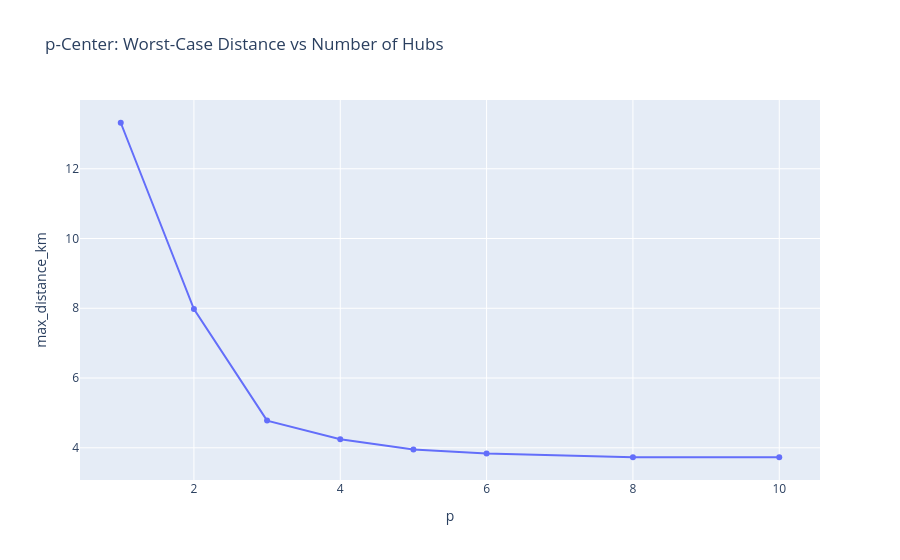

Notebook source saved alongside this figure:
### Markdown cell above
## 5. p-center results

### Code cell
pc=results_df[results_df.model=="p-center"].copy()
display(pc[["p","mean_distance_km","weighted_mean_distance_km","max_distance_km","selected_hubs"]])
px.line(pc,x="p",y="max_distance_km",markers=True,title="p-Center: Worst-Case Distance vs Number of Hubs").show()

### Figure 1 — Plotly figure (JSON) as saved in the notebook; plotly's stock layout.template omitted (floating-point values rounded to 4 significant figures)
{"data": [{"hovertemplate": "p=%{x}<br>max_distance_km=%{y}<extra></extra>", "legendgroup": "", "line": {"color": "#636efa", "dash": "solid"}, "marker": {"symbol": "circle"}, "mode": "lines+markers", "name": "", "orientation": "v", "showlegend": false, "type": "scatter", "x": [1.0, 2.0, 3.0, 4.0, 5.0, 6.0, 8.0, 10.0], "xaxis": "x", "y": [13.32, 7.977, 4.779, 4.248, 3.955, 3.834, 3.729, 3.729], "yaxis": "y"}], "layout": {"legend": {"tracegroupgap": 0}, "title": {"text": "p-Center: Worst-Case Distance vs Number of Hubs"}, "xaxis": {"anchor": "y", "domain": [0, 1], "title": {"text": "p"}}, "yaxis": {"anchor": "x", "domain": [0, 1], "title": {"text": "max_distance_km"}}}}
